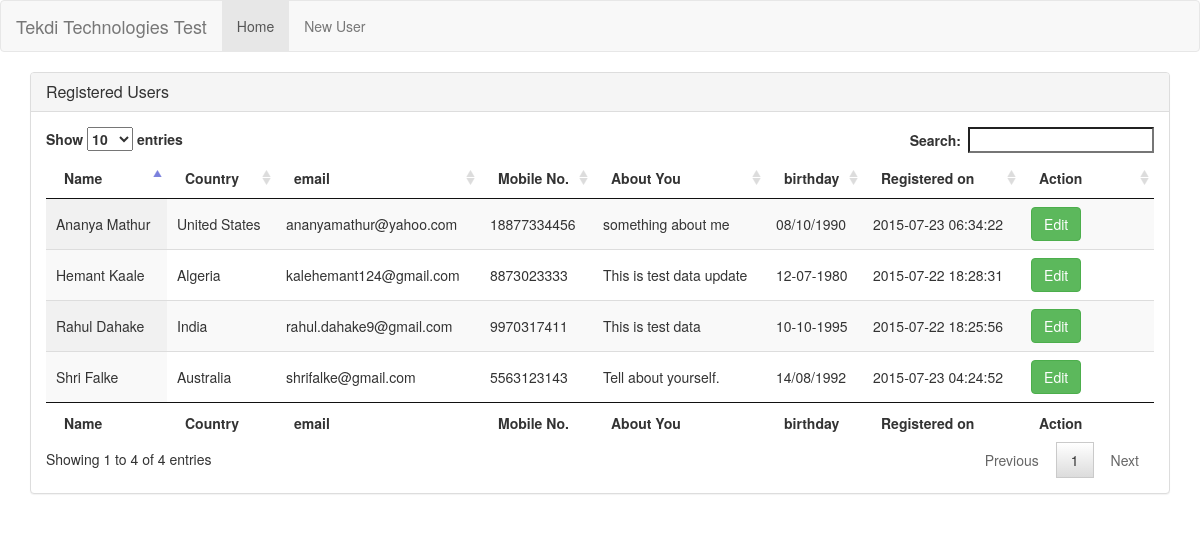
The page / on the database its author committed.
### tables this page shows
CREATE TABLE `users` (
  `uid` int(11) NOT NULL AUTO_INCREMENT,
  `name` varchar(50) DEFAULT NULL,
  `country` varchar(80) DEFAULT NULL,
  `email` varchar(70) DEFAULT NULL,
  `number` varchar(15) DEFAULT NULL,
  `aboutyou` text,
  `birthday` varchar(12) DEFAULT NULL,
  `createdon` timestamp NULL DEFAULT CURRENT_TIMESTAMP,
  PRIMARY KEY (`uid`)
);

### index.php (called while the page is built, shortened)
<?php
require_once ('./header.php');
$selectedLink="";
$folder="";
switch ($selectedLink){
    default :
                $linkInclude='home.php';
                break;
}
$linkInclude=$folder . $linkInclude;
require($linkInclude);
require_once ('./footer.php');

### home.php (the view, shortened to what this page needs)
	<?php
		$fetchusers = "SELECT * FROM `tekdi`.`users`;";
		$result = mysqli_query($con, $fetchusers);
	?>
<div class="panel panel-default">
	<div class="panel-heading">
		<h3 class="panel-title">Registered Users</h3>
	</div>
	<div class="panel-body">
		<table id="example" class="display" cellspacing="0" width="100%">
			<thead>
				<tr>
					<th>Name</th>
					<th>Country</th>
					<th>email</th>
					<th>Mobile No.</th>
					<th>About You</th>
					<th>birthday</th>
					<th>Registered on</th>
					<th>Action</th>
				</tr>
			</thead>
			<tfoot>
				<tr>
					<th>Name</th>
					<th>Country</th>
					<th>email</th>
					<th>Mobile No.</th>
					<th>About You</th>
					<th>birthday</th>
					<th>Registered on</th>
					<th>Action</th>
				</tr>
			</tfoot>
			<tbody>
			<?php
				while($row = mysqli_fetch_array($result))
					 {
	        ?>
		            <tr>
		              <td><?=$row['name']?></td>
		              <td><?=$row['country']?></td>
		              <td><?=$row['email']?></td>
		              <td><?=$row['number']?></td>
		              <td><?=$row['aboutyou']?></td>
		              <td><?=$row['birthday']?></td>
		              <td><?=$row['createdon']?></td>
		              <td style="width: 12%">
		                  <a class="btn btn-success btn btn-setting btn-default" href="?link=updateuser&id=<?=$row['uid']?>">Edit</a>
		              </td>
		            </tr>
            <?php } ?>
			</tbody>
		</table>
	</div>
</div>
</div>

### header.php (shortened to what this page needs)
<!DOCTYPE html>
<html lang="en">
<head>
	<link rel="stylesheet" href="css/bootstrap.min.css">
	<link rel="stylesheet" href="css/jquery.dataTables.min.css">
	<link rel="stylesheet" href="css/bootstrap-select.min.css">
	<link rel="stylesheet" href="css/custom-validation.css">
	<link rel="stylesheet" href="css/bootstrap-datetimepicker.min.css">
	<link rel="stylesheet" href="//maxcdn.bootstrapcdn.com/font-awesome/4.3.0/css/font-awesome.min.css">
</head>
<body>
	<nav class="navbar navbar-default">
		<div class="container-fluid">
			<div class="navbar-header">
				<a class="navbar-brand" href="">Tekdi Technologies Test</a>
			</div>
			<div class="collapse navbar-collapse" id="bs-example-navbar-collapse-1">
				<ul class="nav navbar-nav">
					<li class="active"><a href="?link=home">Home</a></li>
					<li><a href="?link=register">New User</a></li>
				</ul>
			</div>
		</div>
	</nav>
<div class="container">

### footer.php (shortened to what this page needs)
	</body>
</html>

### rows shown on the page
users: name "Rahul Dahake", country "India", email "rahul.dahake9@gmail.com", number "9970317411", aboutyou "This is test data", birthday "10-10-1995", createdon "2015-07-22 18:25:56"
users: name "Hemant Kaale", country "Algeria", email "kalehemant124@gmail.com", number "8873023333", aboutyou "This is test data update", birthday "12-07-1980", createdon "2015-07-22 18:28:31"
users: name "Ananya Mathur", country "United States", email "ananyamathur@yahoo.com", number "18877334456", aboutyou "something about me", birthday "08/10/1990", createdon "2015-07-23 06:34:22"
users: name "Shri Falke", country "Australia", email "shrifalke@gmail.com", number "5563123143", aboutyou "Tell about yourself.", birthday "14/08/1992", createdon "2015-07-23 04:24:52"
